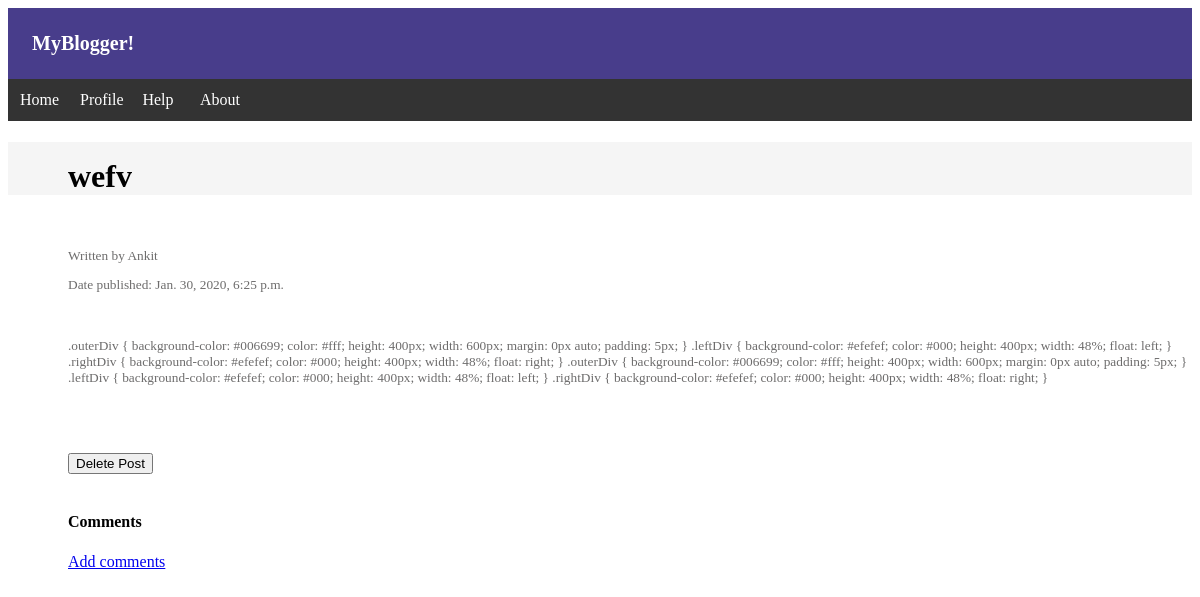
/blogger/18/ (signed in), run on an earlier commit of the app's database.
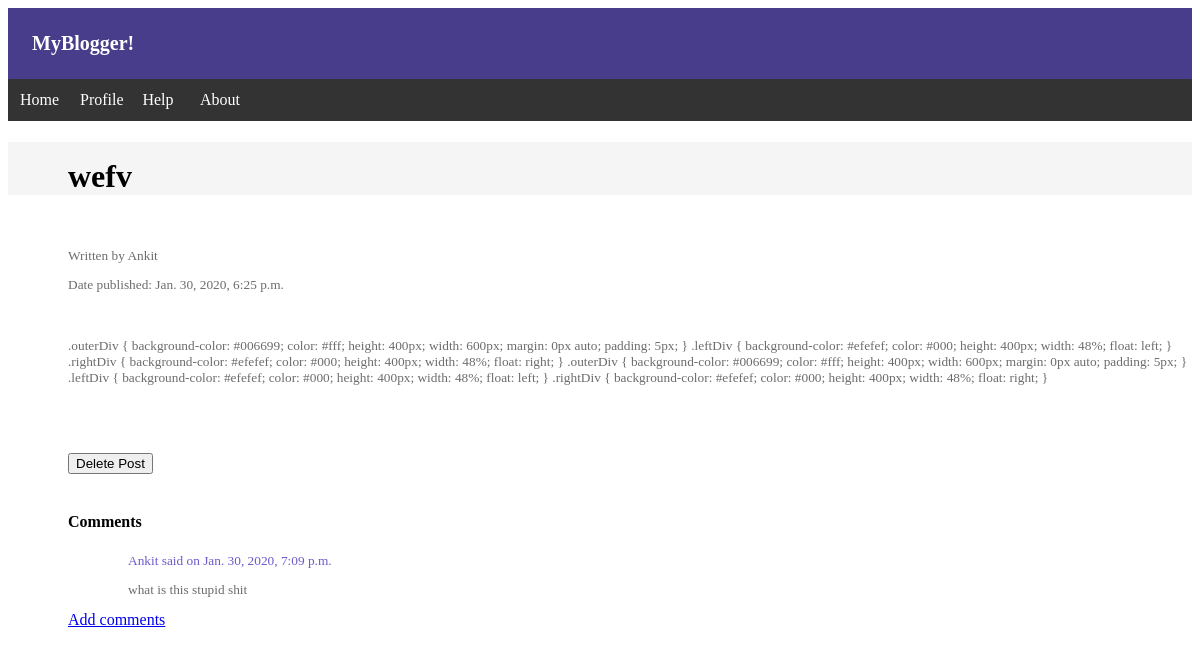
And on a later commit of the database.
### blogger/models.py (models this page shows, shortened)
class Comments(models.Model):
    user=models.ForeignKey(User,on_delete=models.CASCADE)
    topic=models.ForeignKey(Topic, on_delete=models.CASCADE)
    comtext=models.CharField(max_length=200)
    com_date=models.DateTimeField('comment date')
    def __str__(self):
        return self.comtext

class User(models.Model):
    username=models.CharField(max_length=200, unique=True)
    usermail=models.EmailField()
    userpassword=models.CharField(max_length=50)
    created_date=models.DateTimeField('Account Created')

### blogger/views.py (the view)
# urls.py: path('<int:topic_id>/',views.details, name="Topic details"),
def details(request, topic_id):
    full=Topic.objects.get(pk=topic_id)
    full.comments_set.all()
    if request.session['is_logged']== True:
        userinfo=(full.user.username ==User.objects.get(pk=request.session['id']).username)
    else:
        userinfo='Not logged in'
    context={'full':full,'userinfo':userinfo}
    if (request.method =="POST" and 'del' in request.POST):
        full.delete()
        return redirect('/blogger/')
    return render(request,'blogger/details.html',context)

### blogger/templates/blogger/details.html (shortened to what this page needs)
{% load static %}
<!DOCTYPE html>
<html>
<link rel="stylesheet" href="{% static 'css/blogger.css' %}">
<body>
    <header>MyBlogger! </header>
    <ul id="menu">
        <li class="menuclass"><a class="menuitem" href="/blogger">Home</a></li>
        <li class="menuclass"><a class="menuitem" href="">Profile</a></li>
        <li class="menuclass"><a class="menuitem" href="">Help</a></li>
        <li class="menuclass"><a class="menuitem" href="">About</a></li>
    </ul>
    <h1>{{full.topicname}}</h1><br>
    <p>Written by {{full.user.username}} </p>
    <p>Date published: {{full.pub_date}}</p><br>
    <p>{{full.text}}</p><br>
    <br> {% if userinfo == True %}
    <div class="dele">
        <form method="POST"> <br>
            <button type="submit" name="del">Delete Post</button> {% csrf_token %}
        </form>
    </div>
    {% endif %}
    <br>
    <div class="comment">
        <h4>Comments</h4>
        {% for some in full.comments_set.all %}
        <p class="usercom">{{some.user.username}} said on {{some.com_date}}</p>
        <p>{{some}}</p>
        {% endfor %}
        {% if userinfo != 'Not logged in' %}
        <a href="{% url 'comments' full.id %}"> Add comments </a> {% else %}
        <p>Login to comment</p>
        {% endif %}
    </div>
</body>
</html>

What changed in the data, as far as the page shows it:
added Comments: user.username "Ankit", com_date "Jan. 30, 2020, 7:09 p.m.", comtext "what is this stupid shit"
